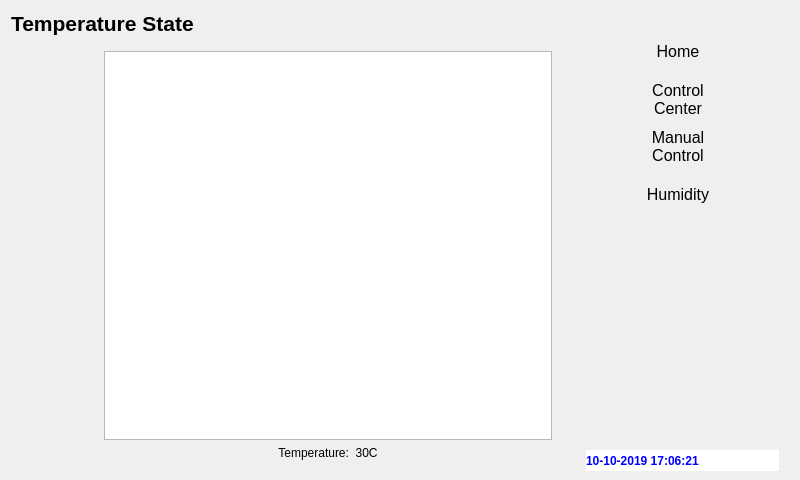
<?xml version="1.0" encoding="UTF-8"?>
<ui version="4.0">
 <class>Temperature</class>
 <widget class="QWidget" name="Temperature">
  <property name="geometry">
   <rect>
    <x>0</x>
    <y>0</y>
    <width>800</width>
    <height>480</height>
   </rect>
  </property>
  <property name="minimumSize">
   <size>
    <width>800</width>
    <height>480</height>
   </size>
  </property>
  <property name="windowTitle">
   <string>Form</string>
  </property>
  <property name="styleSheet">
   <string notr="true"/>
  </property>
  <layout class="QGridLayout" name="gridLayout">
   <item row="1" column="0">
    <spacer name="horizontalSpacer_3">
     <property name="orientation">
      <enum>Qt::Horizontal</enum>
     </property>
     <property name="sizeType">
      <enum>QSizePolicy::Preferred</enum>
     </property>
     <property name="sizeHint" stdset="0">
      <size>
       <width>96</width>
       <height>20</height>
      </size>
     </property>
    </spacer>
   </item>
   <item row="1" column="1">
    <layout class="QVBoxLayout" name="verticalLayout_5">
     <item>
      <widget class="QFrame" name="ControlFrame">
       <property name="sizePolicy">
        <sizepolicy hsizetype="Expanding" vsizetype="Expanding">
         <horstretch>0</horstretch>
         <verstretch>0</verstretch>
        </sizepolicy>
       </property>
       <property name="minimumSize">
        <size>
         <width>466</width>
         <height>420</height>
        </size>
       </property>
       <layout class="QVBoxLayout" name="verticalLayout">
        <item>
         <widget class="QGraphicsView" name="graphicsView">
          <property name="minimumSize">
           <size>
            <width>0</width>
            <height>0</height>
           </size>
          </property>
         </widget>
        </item>
        <item>
         <widget class="QLabel" name="lblCurrentReading">
          <property name="sizePolicy">
           <sizepolicy hsizetype="Expanding" vsizetype="Preferred">
            <horstretch>0</horstretch>
            <verstretch>0</verstretch>
           </sizepolicy>
          </property>
          <property name="styleSheet">
           <string notr="true">color:'black'</string>
          </property>
          <property name="text">
           <string>Temperature:  30C</string>
          </property>
          <property name="alignment">
           <set>Qt::AlignCenter</set>
          </property>
         </widget>
        </item>
       </layout>
      </widget>
     </item>
    </layout>
   </item>
   <item row="0" column="2" rowspan="2">
    <widget class="QFrame" name="RightMenusFrame">
     <property name="sizePolicy">
      <sizepolicy hsizetype="Expanding" vsizetype="Expanding">
       <horstretch>0</horstretch>
       <verstretch>0</verstretch>
      </sizepolicy>
     </property>
     <property name="minimumSize">
      <size>
       <width>0</width>
       <height>460</height>
      </size>
     </property>
     <property name="maximumSize">
      <size>
       <width>300</width>
       <height>16777215</height>
      </size>
     </property>
     <property name="sizeIncrement">
      <size>
       <width>0</width>
       <height>0</height>
      </size>
     </property>
     <layout class="QVBoxLayout" name="verticalLayout_4">
      <property name="leftMargin">
       <number>10</number>
      </property>
      <property name="topMargin">
       <number>10</number>
      </property>
      <property name="rightMargin">
       <number>10</number>
      </property>
      <property name="bottomMargin">
       <number>0</number>
      </property>
      <item>
       <widget class="QFrame" name="MenusSpacingFrame">
        <property name="minimumSize">
         <size>
          <width>200</width>
          <height>200</height>
         </size>
        </property>
        <layout class="QHBoxLayout" name="horizontalLayout_5">
         <property name="spacing">
          <number>0</number>
         </property>
         <property name="margin">
          <number>0</number>
         </property>
         <item>
          <spacer name="horizontalSpacer_5">
           <property name="orientation">
            <enum>Qt::Horizontal</enum>
           </property>
           <property name="sizeType">
            <enum>QSizePolicy::Preferred</enum>
           </property>
           <property name="sizeHint" stdset="0">
            <size>
             <width>30</width>
             <height>20</height>
            </size>
           </property>
          </spacer>
         </item>
         <item>
          <widget class="QFrame" name="MenusFrame">
           <property name="sizePolicy">
            <sizepolicy hsizetype="Preferred" vsizetype="Expanding">
             <horstretch>0</horstretch>
             <verstretch>0</verstretch>
            </sizepolicy>
           </property>
           <property name="minimumSize">
            <size>
             <width>121</width>
             <height>200</height>
            </size>
           </property>
           <layout class="QVBoxLayout" name="verticalLayout_2">
            <item>
             <widget class="QPushButton" name="btnHome">
              <property name="sizePolicy">
               <sizepolicy hsizetype="Preferred" vsizetype="Preferred">
                <horstretch>0</horstretch>
                <verstretch>0</verstretch>
               </sizepolicy>
              </property>
              <property name="minimumSize">
               <size>
                <width>0</width>
                <height>0</height>
               </size>
              </property>
              <property name="styleSheet">
               <string notr="true">background-color:'royal blue';color:'gold';border-radius:10px;font-size:16px;</string>
              </property>
              <property name="text">
               <string>Home</string>
              </property>
             </widget>
            </item>
            <item>
             <widget class="QPushButton" name="btnControlCenter">
              <property name="sizePolicy">
               <sizepolicy hsizetype="Preferred" vsizetype="Preferred">
                <horstretch>0</horstretch>
                <verstretch>0</verstretch>
               </sizepolicy>
              </property>
              <property name="styleSheet">
               <string notr="true">background-color:'royal blue';color:'gold';border-radius:10px;font-size:16px;</string>
              </property>
              <property name="text">
               <string>Control
Center</string>
              </property>
             </widget>
            </item>
            <item>
             <widget class="QPushButton" name="btnManualControl">
              <property name="sizePolicy">
               <sizepolicy hsizetype="Preferred" vsizetype="Preferred">
                <horstretch>0</horstretch>
                <verstretch>0</verstretch>
               </sizepolicy>
              </property>
              <property name="minimumSize">
               <size>
                <width>0</width>
                <height>0</height>
               </size>
              </property>
              <property name="styleSheet">
               <string notr="true">background-color:'royal blue';color:'gold';border-radius:10px;font-size:16px;</string>
              </property>
              <property name="text">
               <string>Manual
Control</string>
              </property>
             </widget>
            </item>
            <item>
             <widget class="QPushButton" name="btnHumidity">
              <property name="sizePolicy">
               <sizepolicy hsizetype="Preferred" vsizetype="Preferred">
                <horstretch>0</horstretch>
                <verstretch>0</verstretch>
               </sizepolicy>
              </property>
              <property name="styleSheet">
               <string notr="true">background-color:'royal blue';color:'gold';border-radius:10px;font-size:16px;</string>
              </property>
              <property name="text">
               <string>Humidity</string>
              </property>
             </widget>
            </item>
           </layout>
          </widget>
         </item>
         <item>
          <spacer name="horizontalSpacer_6">
           <property name="orientation">
            <enum>Qt::Horizontal</enum>
           </property>
           <property name="sizeType">
            <enum>QSizePolicy::Preferred</enum>
           </property>
           <property name="sizeHint" stdset="0">
            <size>
             <width>30</width>
             <height>20</height>
            </size>
           </property>
          </spacer>
         </item>
        </layout>
       </widget>
      </item>
      <item>
       <spacer name="verticalSpacer_4">
        <property name="orientation">
         <enum>Qt::Vertical</enum>
        </property>
        <property name="sizeType">
         <enum>QSizePolicy::Preferred</enum>
        </property>
        <property name="sizeHint" stdset="0">
         <size>
          <width>20</width>
          <height>10</height>
         </size>
        </property>
       </spacer>
      </item>
      <item>
       <widget class="QFrame" name="StatusFrame">
        <property name="minimumSize">
         <size>
          <width>202</width>
          <height>231</height>
         </size>
        </property>
        <layout class="QVBoxLayout" name="verticalLayout_3">
         <property name="spacing">
          <number>0</number>
         </property>
         <property name="rightMargin">
          <number>0</number>
         </property>
         <property name="bottomMargin">
          <number>0</number>
         </property>
         <item>
          <spacer name="verticalSpacer_3">
           <property name="orientation">
            <enum>Qt::Vertical</enum>
           </property>
           <property name="sizeType">
            <enum>QSizePolicy::Expanding</enum>
           </property>
           <property name="sizeHint" stdset="0">
            <size>
             <width>20</width>
             <height>10</height>
            </size>
           </property>
          </spacer>
         </item>
         <item>
          <widget class="QLabel" name="lblTime">
           <property name="minimumSize">
            <size>
             <width>200</width>
             <height>21</height>
            </size>
           </property>
           <property name="maximumSize">
            <size>
             <width>16777215</width>
             <height>21</height>
            </size>
           </property>
           <property name="styleSheet">
            <string notr="true">qproperty-alignment:AlignCenter;
background-color:White;
color:blue;
font-size:12px;
font-weight:bold;</string>
           </property>
           <property name="text">
            <string>10-10-2019 17:06:21</string>
           </property>
          </widget>
         </item>
        </layout>
       </widget>
      </item>
     </layout>
    </widget>
   </item>
   <item row="0" column="0" colspan="2">
    <widget class="QLabel" name="lblTemperature">
     <property name="font">
      <font>
       <pointsize>16</pointsize>
       <weight>75</weight>
       <bold>true</bold>
      </font>
     </property>
     <property name="text">
      <string>Temperature State</string>
     </property>
    </widget>
   </item>
  </layout>
 </widget>
 <resources/>
 <connections/>
</ui>
